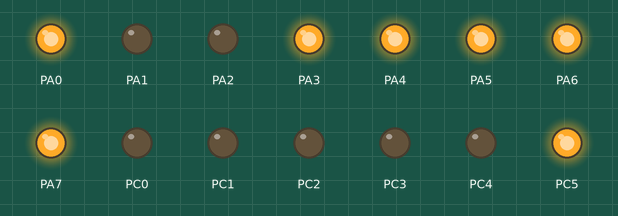
A program run on a simulated ATmega16, built with avr-gcc and emulated at 8 MHz. Shown: output pins drawn as LEDs (lit = HIGH).

Above: at 0.1 s.
At 4.1 s:
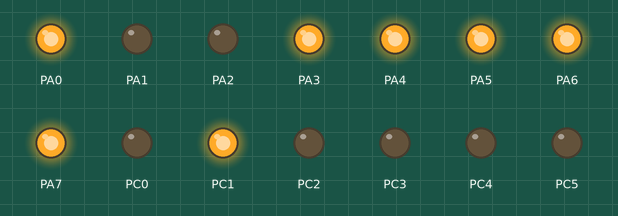
At 9.1 s:
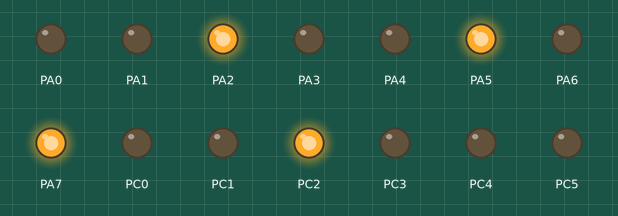
At 19.1 s:
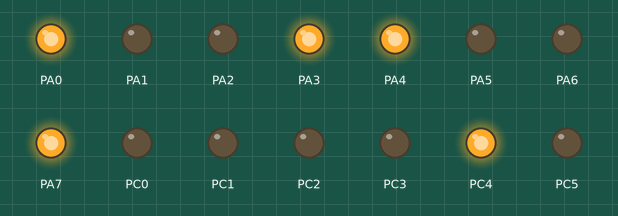
At 29.1 s:
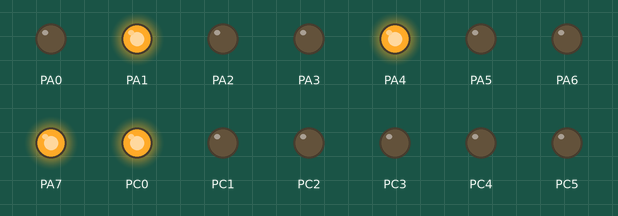
At 39.1 s:
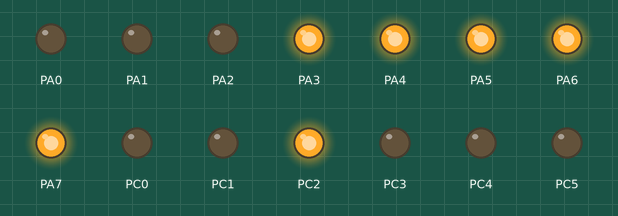
Timing chart, 0 to 40.0 s (numbered marks = the images above):
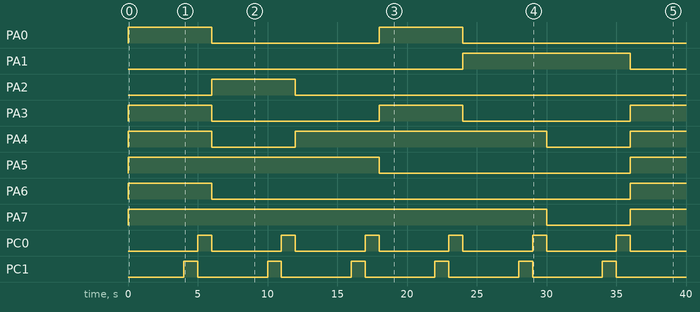

Measured:
- by itself, PA0, PA3: alternates HIGH for 6.0 s and LOW for 12.0 s
- by itself, PA1: LOW → HIGH at 24.0 s, → LOW 12.0 s later
- by itself, PA2: LOW → HIGH at 6.0 s, → LOW 6.0 s later
- by itself, PA4: goes HIGH 6.0 s, LOW 6.0 s, HIGH 18.0 s, LOW 6.0 s, then HIGH
- by itself, PA5: LOW → HIGH at 0.00 s, → LOW 18.0 s later, → HIGH 18.0 s later
- by itself, PA6: LOW → HIGH at 0.00 s, → LOW 6.0 s later, → HIGH 30.0 s later
- by itself, PA7: LOW → HIGH at 0.00 s, → LOW 30.0 s later, → HIGH 6.0 s later
- by itself, PC0–5: alternates HIGH for 1.0 s and LOW for 5.0 s

The program:

Practical_7.c
```c
//@@@@Multiplexing multiple SSDs using Hardware Optimization@@@@//

#define F_CPU 8000000UL
#include<avr/io.h>
#include<util/delay.h>
int main()
{
  DDRA=0xFF;
  DDRC=0xFF;
  int arr[10]={0b11111001,0b10100100,0b10110000,0b10011001,0b10010010,0b00000010,0b11111000,0b10000000,0b10010000,0b11000000};
  while(1)
   {
     for(int i=0;i<=9;i++)
	 {
           PORTC=0b00100000;
		   PORTA=arr[i];
		   _delay_ms(1000);
		   PORTC=0b00010000;
		   PORTA=arr[i];
		   _delay_ms(1000);
		   PORTC=0b00001000;
		   PORTA=arr[i];
		   _delay_ms(1000);
		   PORTC=0b00000100;
		   PORTA=arr[i];
		   _delay_ms(1000);
		   PORTC=0b00000010;
		   PORTA=arr[i];
		   _delay_ms(1000);
		   PORTC=0b00000001;
		   PORTA=arr[i];
		   _delay_ms(1000);
		 }
    }
	return 0;
}
```
